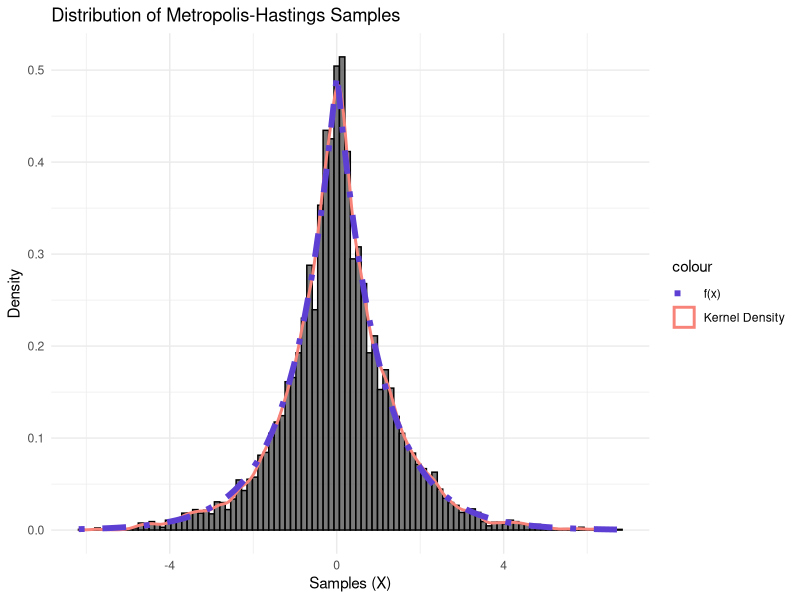
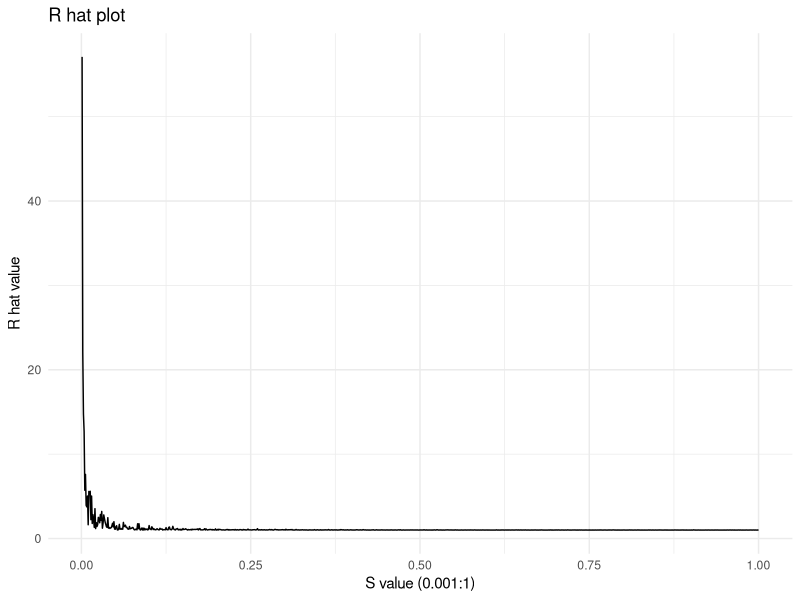

Recreate these plots in R, in order.
## ---- chunk 1
options(repos = c(CRAN = "https://cloud.r-project.org"))
## ---- chunk 2
#install.packages("tidyverse")
library(tidyverse)
#tidyverse is a collection of packages, the main ones we will be using is ggplot2 for part 1 a and b to plot graphs 
## ---- chunk 3
# Function for target distribution
target_function <- function(x) {
  return(0.5 * exp(-abs(x)))
}
## ---- chunk 4
# Function for proposed distribution(normal distribution)
proposed_function <- function(x,s) {
  rnorm(1, mean = x , sd = s)
}
## ---- chunk 5
# Random Walk Metropolis algorithm
metropolis_hastings <- function(N, s, x_zero) {
  #creates an empty vector to store samples
  samples_metropolis_hastings <- vector("numeric", length = N)
  x_current <- x_zero #Start point

  for (i in 1:N) {
    #generates a sample from a normal distribution 
    x_star <- proposed_function(x_current,s) 
    #acceptance ratio 
    alpha_ratio <- target_function(x_star) / target_function(x_current) 
    #acceptance criteria if alpha_ratio < 1
    u <- runif(1)  
    if (u < alpha_ratio) {
      x_current <- x_star
    } else {
      x_current <- x_current
    }
    #adds the new accepted value in the vector which will be used for the next iteration of the for loop 
    samples_metropolis_hastings[i] <- x_current
  }

  return(samples_metropolis_hastings)
}
## ---- chunk 6
#implementing the MCMC by inserting starting parameters for the mcmc function 
# chain 0 
x_zero <- 0
N <- 10000
s <- 1

# Generate samples using metropolis-hastings algorithm

samples_metropolis_hastings <- metropolis_hastings(N, s, x_zero)
## ---- chunk 7
#creating a data frame for plotting
samples_df <- data.frame(x=samples_metropolis_hastings)
ggplot(samples_df, aes(x)) +
  geom_histogram(aes(y = ..density..), bins = 100,color = "black", alpha = 0.8, position = "identity") + 
  geom_density(aes(colour = "Kernel Density"), linetype = "solid", linewidth = 1) + 
  geom_function(fun = target_function, aes(colour = "f(x)"), linetype = "dotdash", linewidth = 2) + 
  labs(title = "Distribution of Metropolis-Hastings Samples", x = "Samples (X)", y = "Density") + 
  scale_colour_manual(values = c("Kernel Density" = "#F88379", "f(x)" = "#5D3FD3")) + # Specify colors manually
  theme_minimal()
#since the 3 graphs have different axis, we are using the y axis for the function and applying to ensure all 3 graphs fit on the same axis
## ---- chunk 8
# Report Monte Carlo estimates of mean and standard deviation
mean_estimate_MCMC <- mean(samples_metropolis_hastings)
std_dev_estimate_MCMC <- sd(samples_metropolis_hastings)
cat("The Monte Carlo Estimates of the mean is", mean_estimate_MCMC, "and the standard deviation is", std_dev_estimate_MCMC)
## ---- chunk 9
mean_function <- function(x){
  return(mean(x))
}

variance_function <- function(x){
  average <- mean_function(x)
  return(mean((x - average)^2))
}
#the built in functions for mean and var can be used instead
## ---- chunk 10
J <- 4
N <- 2000
s_values <- seq(0.001, 1, by = 0.001)
r_hat_vector <- vector("numeric", length = length(s_values))
#The s-loop iterates through every standard deviation
for (i in seq_along(s_values)) {
  s <- s_values[i]
  sample_list <- vector("list", length = J) #stores the samples from the J loop, since J = 4 it stores 4 vectors of 2000 values 
  
  for (j in 1:J) { #runs the mcmc function from part 1a) J times
    x_zero_j <- rnorm(1)
    samples_j <- metropolis_hastings(N, s, x_zero_j) # calling the metropolis hastings function 
    sample_list[[j]] <- samples_j
  }
  m_j <- sapply(sample_list, mean_function) 
  v_j <- sapply(sample_list, variance_function) #applies the mean and variance function to the 4 sets of samples 
  W <- mean_function(v_j)
  M <- mean_function(m_j)
  B <- variance_function(m_j)
  r_hat <- sqrt((B + W) / W)
  r_hat_vector[i] <- r_hat
}
## ---- chunk 11
r_hat_df <- data.frame(R_hat = r_hat_vector, S = s_values)
#plotting a line plot to see how R-hat changes as S becomes larger (checks for convergence)
ggplot(r_hat_df, aes(x = S, y = R_hat)) +
  geom_line() +
  labs(title = "R hat plot", x = "S value (0.001:1)", y = "R hat value")+
  theme_minimal()
